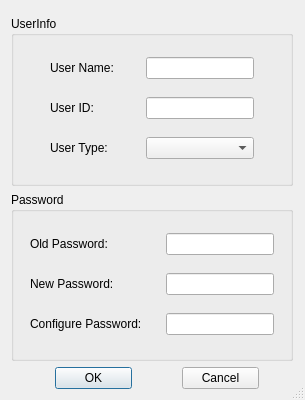
<?xml version="1.0" encoding="UTF-8"?>
<ui version="4.0">
 <class>QDlgUserCreateModify</class>
 <widget class="QDialog" name="QDlgUserCreateModify">
  <property name="geometry">
   <rect>
    <x>0</x>
    <y>0</y>
    <width>305</width>
    <height>400</height>
   </rect>
  </property>
  <property name="minimumSize">
   <size>
    <width>305</width>
    <height>400</height>
   </size>
  </property>
  <property name="maximumSize">
   <size>
    <width>305</width>
    <height>400</height>
   </size>
  </property>
  <property name="windowTitle">
   <string>UserInfo</string>
  </property>
  <property name="sizeGripEnabled">
   <bool>true</bool>
  </property>
  <layout class="QGridLayout" name="gridLayout_3">
   <item row="0" column="0">
    <spacer name="verticalSpacer">
     <property name="orientation">
      <enum>Qt::Vertical</enum>
     </property>
     <property name="sizeType">
      <enum>QSizePolicy::Fixed</enum>
     </property>
     <property name="sizeHint" stdset="0">
      <size>
       <width>20</width>
       <height>5</height>
      </size>
     </property>
    </spacer>
   </item>
   <item row="1" column="0" colspan="5">
    <widget class="QGroupBox" name="gbxUserInfo">
     <property name="title">
      <string>UserInfo</string>
     </property>
     <layout class="QGridLayout" name="gridLayout">
      <item row="2" column="4">
       <spacer name="horizontalSpacer">
        <property name="orientation">
         <enum>Qt::Horizontal</enum>
        </property>
        <property name="sizeHint" stdset="0">
         <size>
          <width>17</width>
          <height>20</height>
         </size>
        </property>
       </spacer>
      </item>
      <item row="0" column="4">
       <spacer name="horizontalSpacer_2">
        <property name="orientation">
         <enum>Qt::Horizontal</enum>
        </property>
        <property name="sizeHint" stdset="0">
         <size>
          <width>17</width>
          <height>20</height>
         </size>
        </property>
       </spacer>
      </item>
      <item row="0" column="2">
       <spacer name="horizontalSpacer_6">
        <property name="orientation">
         <enum>Qt::Horizontal</enum>
        </property>
        <property name="sizeHint" stdset="0">
         <size>
          <width>12</width>
          <height>20</height>
         </size>
        </property>
       </spacer>
      </item>
      <item row="2" column="0">
       <spacer name="horizontalSpacer_4">
        <property name="orientation">
         <enum>Qt::Horizontal</enum>
        </property>
        <property name="sizeHint" stdset="0">
         <size>
          <width>12</width>
          <height>20</height>
         </size>
        </property>
       </spacer>
      </item>
      <item row="0" column="1">
       <widget class="QLabel" name="lbUserName">
        <property name="text">
         <string>User Name:</string>
        </property>
       </widget>
      </item>
      <item row="0" column="0">
       <spacer name="horizontalSpacer_3">
        <property name="orientation">
         <enum>Qt::Horizontal</enum>
        </property>
        <property name="sizeHint" stdset="0">
         <size>
          <width>12</width>
          <height>20</height>
         </size>
        </property>
       </spacer>
      </item>
      <item row="2" column="1">
       <widget class="QLabel" name="lbUserType">
        <property name="text">
         <string>User Type:</string>
        </property>
       </widget>
      </item>
      <item row="2" column="2">
       <spacer name="horizontalSpacer_5">
        <property name="orientation">
         <enum>Qt::Horizontal</enum>
        </property>
        <property name="sizeHint" stdset="0">
         <size>
          <width>12</width>
          <height>20</height>
         </size>
        </property>
       </spacer>
      </item>
      <item row="2" column="3">
       <widget class="QComboBox" name="cbxUserType">
        <property name="sizePolicy">
         <sizepolicy hsizetype="Expanding" vsizetype="Fixed">
          <horstretch>0</horstretch>
          <verstretch>0</verstretch>
         </sizepolicy>
        </property>
       </widget>
      </item>
      <item row="0" column="3">
       <widget class="QLineEdit" name="ledtUserName">
        <property name="sizePolicy">
         <sizepolicy hsizetype="Fixed" vsizetype="Fixed">
          <horstretch>0</horstretch>
          <verstretch>0</verstretch>
         </sizepolicy>
        </property>
       </widget>
      </item>
      <item row="1" column="3">
       <widget class="QLineEdit" name="lineEditUserID"/>
      </item>
      <item row="1" column="1">
       <widget class="QLabel" name="label">
        <property name="text">
         <string>User ID:</string>
        </property>
       </widget>
      </item>
     </layout>
    </widget>
   </item>
   <item row="2" column="0" colspan="5">
    <widget class="QGroupBox" name="gbxPassword">
     <property name="title">
      <string>Password</string>
     </property>
     <layout class="QGridLayout" name="gridLayout_2">
      <item row="0" column="2" colspan="2">
       <spacer name="horizontalSpacer_10">
        <property name="orientation">
         <enum>Qt::Horizontal</enum>
        </property>
        <property name="sizeHint" stdset="0">
         <size>
          <width>25</width>
          <height>20</height>
         </size>
        </property>
       </spacer>
      </item>
      <item row="0" column="1">
       <widget class="QLabel" name="lbOldPWD">
        <property name="text">
         <string>Old Password:</string>
        </property>
       </widget>
      </item>
      <item row="0" column="4">
       <widget class="QLineEdit" name="ledtOldPassword">
        <property name="sizePolicy">
         <sizepolicy hsizetype="Fixed" vsizetype="Fixed">
          <horstretch>0</horstretch>
          <verstretch>0</verstretch>
         </sizepolicy>
        </property>
       </widget>
      </item>
      <item row="0" column="0">
       <spacer name="horizontalSpacer_15">
        <property name="orientation">
         <enum>Qt::Horizontal</enum>
        </property>
        <property name="sizeHint" stdset="0">
         <size>
          <width>14</width>
          <height>20</height>
         </size>
        </property>
       </spacer>
      </item>
      <item row="0" column="5">
       <spacer name="horizontalSpacer_9">
        <property name="orientation">
         <enum>Qt::Horizontal</enum>
        </property>
        <property name="sizeHint" stdset="0">
         <size>
          <width>14</width>
          <height>20</height>
         </size>
        </property>
       </spacer>
      </item>
      <item row="1" column="0">
       <spacer name="horizontalSpacer_14">
        <property name="orientation">
         <enum>Qt::Horizontal</enum>
        </property>
        <property name="sizeHint" stdset="0">
         <size>
          <width>14</width>
          <height>20</height>
         </size>
        </property>
       </spacer>
      </item>
      <item row="1" column="1" colspan="2">
       <widget class="QLabel" name="lbNewPWD">
        <property name="text">
         <string>New Password:</string>
        </property>
       </widget>
      </item>
      <item row="2" column="3">
       <spacer name="horizontalSpacer_12">
        <property name="orientation">
         <enum>Qt::Horizontal</enum>
        </property>
        <property name="sizeHint" stdset="0">
         <size>
          <width>13</width>
          <height>20</height>
         </size>
        </property>
       </spacer>
      </item>
      <item row="2" column="5">
       <spacer name="horizontalSpacer_7">
        <property name="orientation">
         <enum>Qt::Horizontal</enum>
        </property>
        <property name="sizeHint" stdset="0">
         <size>
          <width>14</width>
          <height>20</height>
         </size>
        </property>
       </spacer>
      </item>
      <item row="1" column="3">
       <spacer name="horizontalSpacer_11">
        <property name="orientation">
         <enum>Qt::Horizontal</enum>
        </property>
        <property name="sizeHint" stdset="0">
         <size>
          <width>13</width>
          <height>20</height>
         </size>
        </property>
       </spacer>
      </item>
      <item row="2" column="1" colspan="2">
       <widget class="QLabel" name="lbConfirmPWD">
        <property name="text">
         <string>Configure Password:</string>
        </property>
       </widget>
      </item>
      <item row="2" column="4">
       <widget class="QLineEdit" name="ledtConfirmPassword">
        <property name="sizePolicy">
         <sizepolicy hsizetype="Fixed" vsizetype="Fixed">
          <horstretch>0</horstretch>
          <verstretch>0</verstretch>
         </sizepolicy>
        </property>
       </widget>
      </item>
      <item row="1" column="4">
       <widget class="QLineEdit" name="ledtNewPassword">
        <property name="sizePolicy">
         <sizepolicy hsizetype="Fixed" vsizetype="Fixed">
          <horstretch>0</horstretch>
          <verstretch>0</verstretch>
         </sizepolicy>
        </property>
       </widget>
      </item>
      <item row="1" column="5">
       <spacer name="horizontalSpacer_8">
        <property name="orientation">
         <enum>Qt::Horizontal</enum>
        </property>
        <property name="sizeHint" stdset="0">
         <size>
          <width>14</width>
          <height>20</height>
         </size>
        </property>
       </spacer>
      </item>
      <item row="2" column="0">
       <spacer name="horizontalSpacer_13">
        <property name="orientation">
         <enum>Qt::Horizontal</enum>
        </property>
        <property name="sizeHint" stdset="0">
         <size>
          <width>14</width>
          <height>20</height>
         </size>
        </property>
       </spacer>
      </item>
     </layout>
    </widget>
   </item>
   <item row="3" column="0">
    <spacer name="horizontalSpacer_22">
     <property name="orientation">
      <enum>Qt::Horizontal</enum>
     </property>
     <property name="sizeType">
      <enum>QSizePolicy::Fixed</enum>
     </property>
     <property name="sizeHint" stdset="0">
      <size>
       <width>38</width>
       <height>20</height>
      </size>
     </property>
    </spacer>
   </item>
   <item row="3" column="1">
    <widget class="QPushButton" name="pbtnOK">
     <property name="text">
      <string>OK</string>
     </property>
    </widget>
   </item>
   <item row="3" column="2">
    <spacer name="horizontalSpacer_17">
     <property name="orientation">
      <enum>Qt::Horizontal</enum>
     </property>
     <property name="sizeType">
      <enum>QSizePolicy::Fixed</enum>
     </property>
     <property name="sizeHint" stdset="0">
      <size>
       <width>38</width>
       <height>20</height>
      </size>
     </property>
    </spacer>
   </item>
   <item row="3" column="3">
    <widget class="QPushButton" name="pbtnCancel">
     <property name="text">
      <string>Cancel</string>
     </property>
    </widget>
   </item>
   <item row="3" column="4">
    <spacer name="horizontalSpacer_23">
     <property name="orientation">
      <enum>Qt::Horizontal</enum>
     </property>
     <property name="sizeType">
      <enum>QSizePolicy::Fixed</enum>
     </property>
     <property name="sizeHint" stdset="0">
      <size>
       <width>28</width>
       <height>20</height>
      </size>
     </property>
    </spacer>
   </item>
  </layout>
 </widget>
 <resources/>
 <connections/>
</ui>
